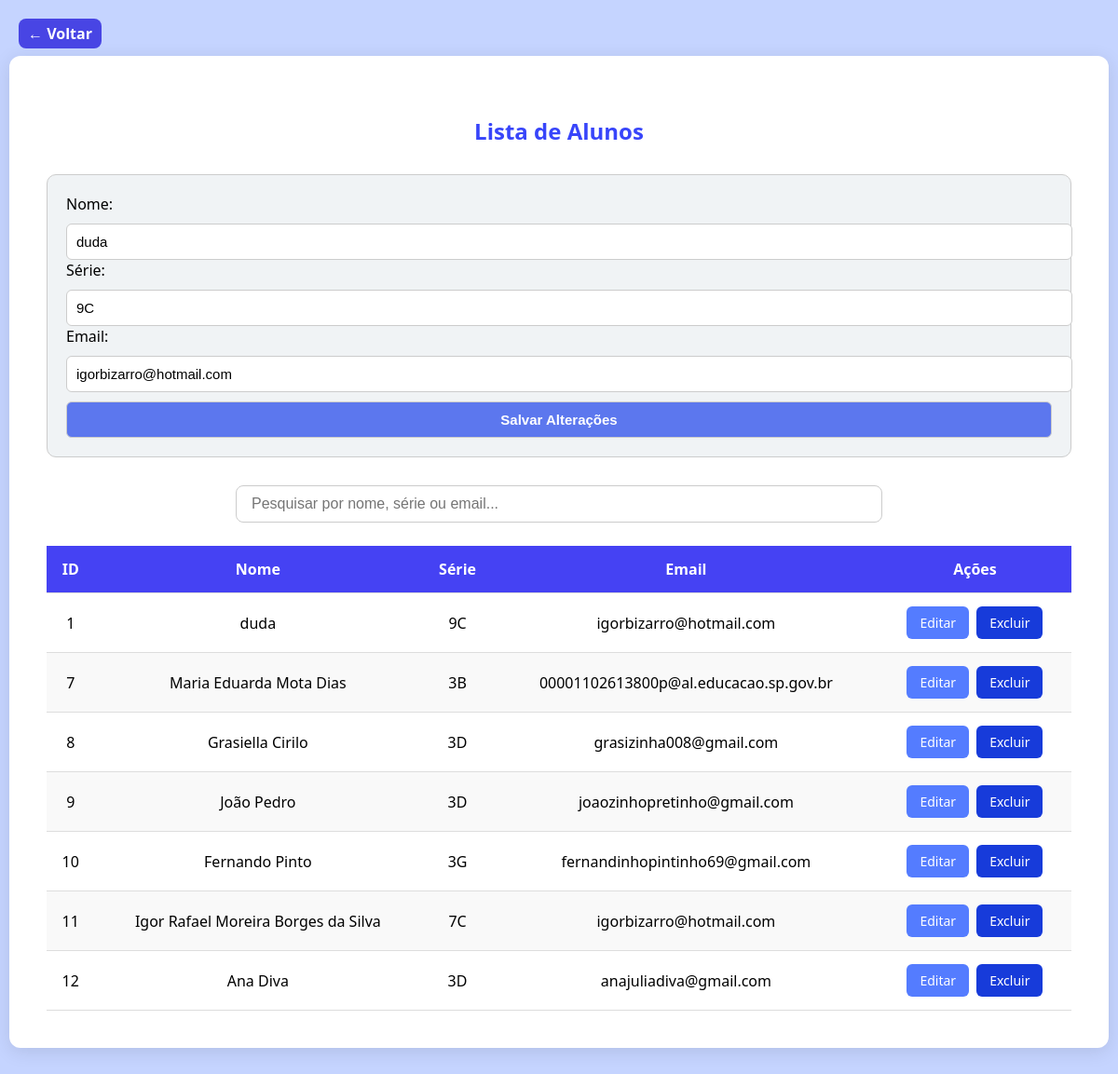
Page /alunos/listar_alunos.php?editar=1 on the committed database.
### tables this page shows
CREATE TABLE `alunos` (
  `id` int(11) NOT NULL,
  `nome` varchar(40) NOT NULL,
  `email` varchar(100) NOT NULL,
  `salas` varchar(50) NOT NULL DEFAULT '',
  `turno` enum('manhã','tarde','noite') NOT NULL DEFAULT 'manhã'
);

### alunos/listar_alunos.php (the view, shortened to what this page needs)
<?php
require '../db.php';
$editando = false;
$alunoEditado = null;
if (isset($_GET['editar'])) {
    $editando = true;
    $id = $_GET['editar'];
    $stmt = $pdo->prepare("SELECT * FROM alunos WHERE id = ?");
    $stmt->execute([$id]);
    $alunoEditado = $stmt->fetch(PDO::FETCH_ASSOC);
}
$sql = "SELECT * FROM alunos";
$stmt = $pdo->prepare($sql);
$stmt->execute();
$alunos = $stmt->fetchAll(PDO::FETCH_ASSOC);
?>
<!DOCTYPE html>
<html lang="pt-br">
<head>
</head>
<body>
    <div class="container">
        <h3>Lista de Alunos</h3>
        <?php if ($editando && $alunoEditado): ?>
        <form method="post" class="form-edicao">
            <label>Nome:</label>
            <input type="text" name="nome" value="<?= htmlspecialchars($alunoEditado['nome']); ?>" required>
            <label>Série:</label>
            <input type="text" name="salas" value="<?= htmlspecialchars($alunoEditado['salas']); ?>" required>
            <label>Email:</label>
            <input type="email" name="email" value="<?= htmlspecialchars($alunoEditado['email']); ?>" required>
            <button type="submit" name="atualizar">Salvar Alterações</button>
        </form>
        <?php endif; ?>
        <div class="search-box">
            <input type="text" id="searchInput" placeholder="Pesquisar por nome, série ou email...">
        </div>
        <table id="alunosTable">
            <thead>
                <tr>
                    <th>ID</th>
                    <th>Nome</th>
                    <th>Série</th>
                    <th>Email</th>
                    <th>Ações</th>
                </tr>
            </thead>
            <tbody>
                <?php if ($alunos): ?>
                    <?php foreach ($alunos as $aluno): ?>
                    <tr>
                        <td><?= $aluno['id']; ?></td>
                        <td><?= htmlspecialchars($aluno['nome']); ?></td>
                        <td><?= htmlspecialchars($aluno['salas']); ?></td>
                        <td><?= htmlspecialchars($aluno['email']); ?></td>
                        <td>
                            <div style="display: flex; justify-content: center; gap: 8px;">
                                <a class="btn btn-editar" href="?editar=<?= $aluno['id']; ?>">Editar</a>
                                <a class="btn btn-excluir" href="excluir_aluno.php?id=<?= $aluno['id']; ?>" onclick="return confirm('Tem certeza que deseja excluir este aluno?');">Excluir</a>
                            </div>
                        </td>
                    </tr>
                    <?php endforeach; ?>
                <?php else: ?>
                    <tr><td colspan="5">Nenhum aluno encontrado.</td></tr>
                <?php endif; ?>
            </tbody>
        </table>
          <a href="../listas.php" id="btn-voltar">← Voltar</a>
    </div>
</body>
</html>

### alunos/listar_alunos.php (style rules this page uses)
body { background-color:rgb(197, 212, 255); font-family: 'Segoe UI', sans-serif; margin: 0; padding: 0; }
.container { max-width: 1100px; margin: 60px auto; background: #ffffff; padding: 40px; border-radius: 12px; box-shadow: 0 4px 20px rgba(0,0,0,0.1); }
h3 { text-align: center; color: rgb(56, 69, 250); font-size: 24px; margin-bottom: 30px; }
.search-box { margin-bottom: 25px; text-align: center; }
#searchInput { width: 60%; padding: 10px 16px; border: 1px solid #ccc; border-radius: 8px; font-size: 16px; }
table { width: 100%; border-collapse: collapse; margin-top: 10px; }
table th, table td { padding: 14px 12px; border-bottom: 1px solid #ddd; text-align: center; }
table th { background-color: rgb(69, 66, 243); color: #fff; }
table tr:nth-child(even) { background-color: #f9f9f9; }
.btn { padding: 8px 14px; border-radius: 6px; font-size: 14px; font-weight: 500; text-decoration: none; color: #fff; transition: background-color 0.2s ease; }
.btn-editar { background-color: rgb(84, 124, 255); }
.btn-excluir { background-color: rgb(23, 59, 218); }
.form-edicao { margin-bottom: 30px; padding: 20px; background-color: #f0f3f5; border: 1px solid #ccc; border-radius: 10px; }
.form-edicao input, .form-edicao button { width: 100%; padding: 10px; margin-top: 10px; font-size: 15px; border: 1px solid #ccc; border-radius: 6px; }
.form-edicao button { background-color:hsl(229, 81.10%, 64.70%); color: white; font-weight: bold; cursor: pointer; }
#btn-voltar { position: absolute; top: 20px; left: 20px; background-color: rgb(72, 69, 228); color: white; padding: 5px 10px; border: none; border-radius: 8px; font-weight: bold; text-decoration: none; transition: all 0.2s ease-in-out; z-index: 999; }

### rows in the picture
alunos: nome "duda", salas "9C", email "igorbizarro@hotmail.com", id "1"
alunos: id "7", nome "Maria Eduarda Mota Dias", salas "3B", email "00001102613800p@al.educacao.sp.gov.br"
alunos: id "8", nome "Grasiella Cirilo", salas "3D", email "grasizinha008@gmail.com"
alunos: id "9", nome "João Pedro", salas "3D", email "joaozinhopretinho@gmail.com"
alunos: id "10", nome "Fernando Pinto", salas "3G", email "fernandinhopintinho69@gmail.com"
alunos: id "11", nome "Igor Rafael Moreira Borges da Silva", salas "7C", email "igorbizarro@hotmail.com"
alunos: id "12", nome "Ana Diva", salas "3D", email "anajuliadiva@gmail.com"
